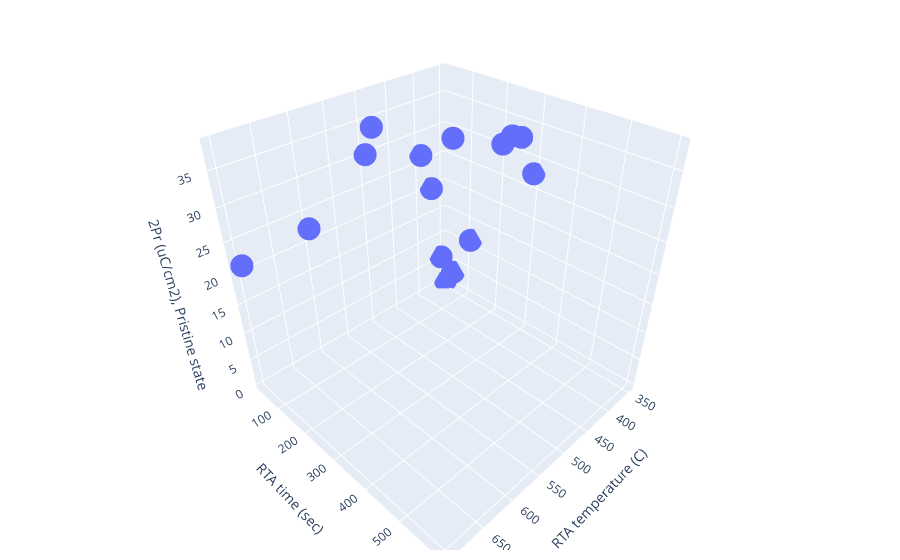

Notebook cell for this chart:
### Code cell
# plot?...
fig = px.scatter_3d(fe_data, x='RTA temperature (C)', y='RTA time (sec)', 
                        z='2Pr (uC/cm2), Pristine state')
fig.update_layout(scene=dict(
                            # xaxis=dict(nticks=4, range=[200, 800])
                            # yaxis=dict(range=[0, 500])
                            ),
                   margin=dict(r=20, l=10, b=10, t=10)
                   )
fig.show()

### Figure 1 — Plotly figure (JSON) as saved in the notebook; plotly's stock layout.template omitted (floating-point values rounded to 4 significant figures)
{"data": [{"hovertemplate": "RTA temperature (C)=%{x}<br>RTA time (sec)=%{y}<br>2Pr (uC/cm2), Pristine state=%{z}<extra></extra>", "legendgroup": "", "marker": {"color": "#636efa", "symbol": "circle"}, "mode": "markers", "name": "", "scene": "scene", "showlegend": false, "type": "scatter3d", "x": [350, 350, 350, 350, 350, 360, 380, 400, 400, 500, 600, 700, 389.2, 544.4, 440.9, 402.2], "y": [30, 60, 120, 300, 600, 30, 30, 30, 300, 30, 30, 30, 309.6, 150, 199.9, 279.7], "z": [0.311, 3.051, 11.49, 27.85, null, 5.915, 20.17, 26.67, 35.19, 30.26, 22.56, 21.47, 34.82, 37.99, 34.19, 33.69]}], "layout": {"legend": {"tracegroupgap": 0}, "margin": {"b": 10, "l": 10, "r": 20, "t": 10}, "scene": {"domain": {"x": [0, 1], "y": [0, 1]}, "xaxis": {"title": {"text": "RTA temperature (C)"}}, "yaxis": {"title": {"text": "RTA time (sec)"}}, "zaxis": {"title": {"text": "2Pr (uC/cm2), Pristine state"}}}}}
